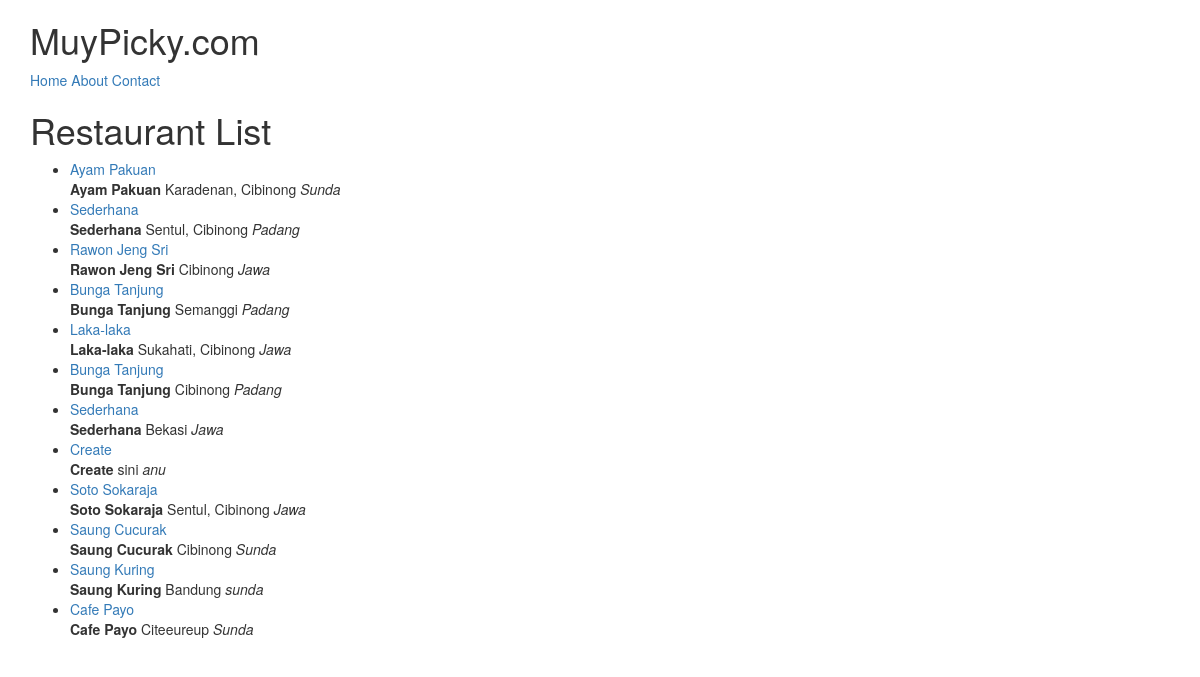
The page /restaurants/ on the database its author committed.
### restaurants/models.py (models this page shows, shortened)
class RestaurantLocation(models.Model):
    owner = models.ForeignKey(User)
    name = models.CharField(max_length=120)
    location = models.CharField(max_length=120, null=True, blank=True)
    category = models.CharField(max_length=120, null=True, blank=True, validators=[validate_category])
    created = models.DateTimeField(auto_now=True)
    updated = models.DateTimeField(auto_now=True)
    slug = models.SlugField(null=True, blank=True)
    def __str__(self):
        return self.name

### restaurants/views.py (the view)
# urls.py: url(r'^restaurants/$', RestaurantListView.as_view()),
class RestaurantListView(ListView):
    def get_queryset(self):
        slug = self.kwargs.get("slug")
        if slug:
            queryset = RestaurantLocation.objects.filter(
            Q(category__iexact = slug) |
            Q(category__icontains = slug)
            )
        else:
            queryset = RestaurantLocation.objects.all()
        return queryset

### restaurants/templates/restaurants/restaurantlocation_list.html (shortened to what this page needs)
{% extends 'base.html' %}
{% block content %}
<h1>Restaurant List</h1>
<ul>
  {% for obj in object_list %}
  <li><a href='/restaurants/{{ obj.slug }}/'>{{ obj }}</a><br/>
   <strong>{{ obj.name }}</strong> {{ obj.location }} <em>{{ obj.category }}</em></li>
  {% endfor %}
</ul>
{% endblock %}

### rows shown on the page
RestaurantLocation: name "Ayam Pakuan", location "Karadenan, Cibinong", category "Sunda"
RestaurantLocation: name "Sederhana", location "Sentul, Cibinong", category "Padang"
RestaurantLocation: name "Rawon Jeng Sri", location "Cibinong", category "Jawa"
RestaurantLocation: name "Bunga Tanjung", location "Semanggi", category "Padang"
RestaurantLocation: name "Laka-laka", location "Sukahati, Cibinong", category "Jawa"
RestaurantLocation: name "Bunga Tanjung", location "Cibinong", category "Padang"
RestaurantLocation: name "Sederhana", location "Bekasi", category "Jawa"
RestaurantLocation: name "Create", location "sini", category "anu"
RestaurantLocation: name "Soto Sokaraja", location "Sentul, Cibinong", category "Jawa"
RestaurantLocation: name "Saung Cucurak", location "Cibinong", category "Sunda"
RestaurantLocation: name "Saung Kuring", location "Bandung", category "sunda"
RestaurantLocation: name "Cafe Payo", location "Citeeureup", category "Sunda"
